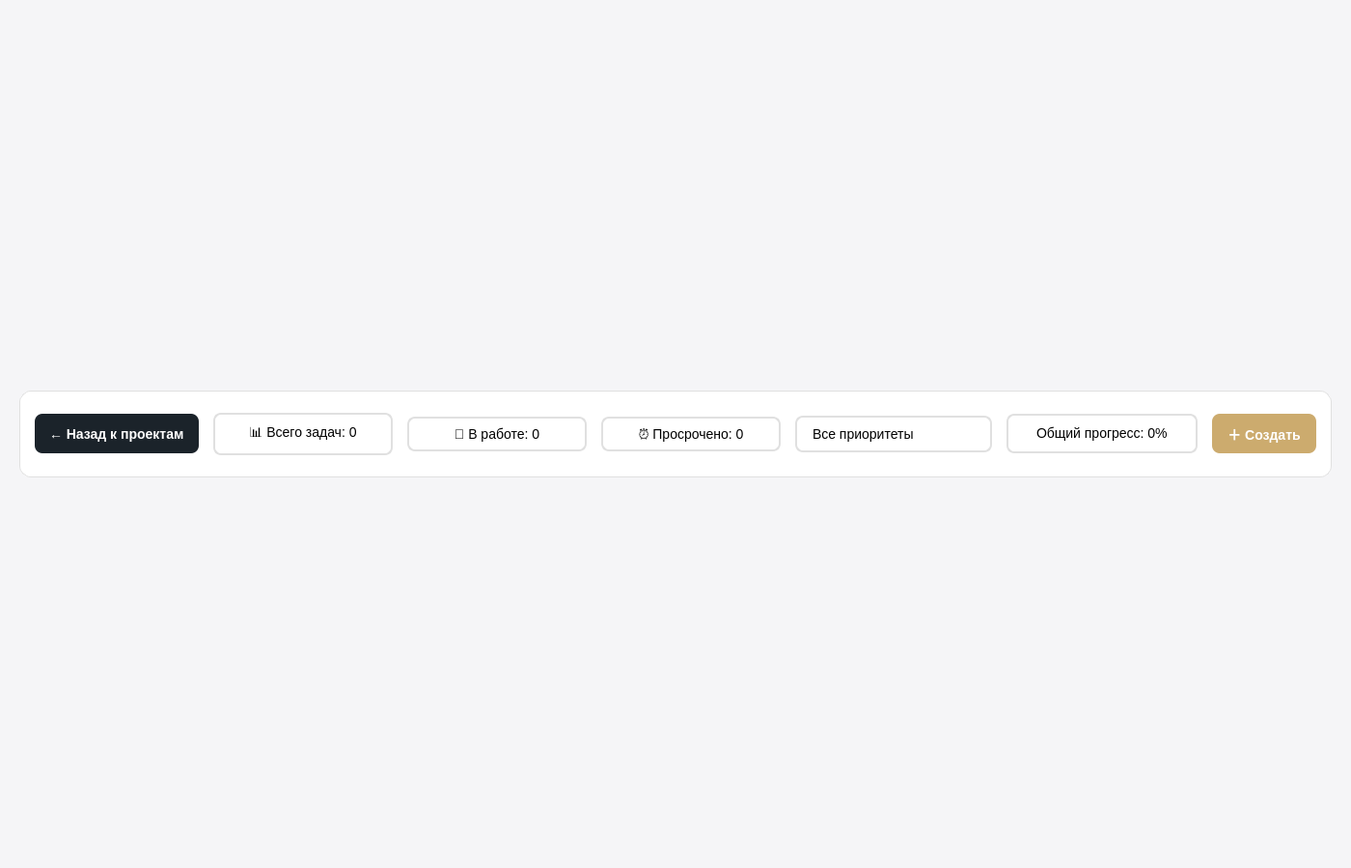
<?xml version="1.0" encoding="UTF-8"?>
<ui version="4.0">
 <class>OthersTasksPage</class>
 <widget class="QWidget" name="OthersTasksPage">
  <property name="geometry">
   <rect>
    <x>0</x>
    <y>0</y>
    <width>1400</width>
    <height>900</height>
   </rect>
  </property>
  <property name="styleSheet">
   <string notr="true">QWidget {
    background-color: #F5F5F7;
    font-family: 'Segoe UI', Arial, sans-serif;
}</string>
  </property>
  <layout class="QVBoxLayout" name="mainLayout">
   <property name="spacing">
    <number>15</number>
   </property>
   <property name="leftMargin">
    <number>20</number>
   </property>
   <property name="topMargin">
    <number>20</number>
   </property>
   <property name="rightMargin">
    <number>20</number>
   </property>
   <property name="bottomMargin">
    <number>20</number>
   </property>
   <item>
    <widget class="QFrame" name="controlPanel">
     <property name="maximumSize">
      <size>
       <width>16777215</width>
       <height>90</height>
      </size>
     </property>
     <property name="styleSheet">
      <string notr="true">QFrame {
    background-color: white;
    border-radius: 12px;
    border: 1px solid #E0E0E0;
}</string>
     </property>
     <layout class="QHBoxLayout" name="controlLayout">
      <property name="spacing">
       <number>15</number>
      </property>
      <property name="leftMargin">
       <number>15</number>
      </property>
      <property name="topMargin">
       <number>15</number>
      </property>
      <property name="rightMargin">
       <number>15</number>
      </property>
      <property name="bottomMargin">
       <number>15</number>
      </property>
      <item>
       <widget class="QPushButton" name="back_button">
        <property name="minimumSize">
         <size>
          <width>0</width>
          <height>41</height>
         </size>
        </property>
        <property name="maximumSize">
         <size>
          <width>230</width>
          <height>41</height>
         </size>
        </property>
        <property name="styleSheet">
         <string notr="true">QPushButton {
    background-color: #1B232A;
    color: white;
    border: none;
    border-radius: 8px;
    padding: 10px 15px;
    font-size: 14px;
    font-weight: bold;
    text-align: left;
    max-width: 200px;
}
QPushButton:hover {
    background-color: #D9D9D6;
    color: black;
}</string>
        </property>
        <property name="text">
         <string>← Назад к проектам</string>
        </property>
       </widget>
      </item>
      <item alignment="Qt::AlignVCenter">
       <widget class="QLabel" name="totalTasksLabel">
        <property name="minimumSize">
         <size>
          <width>186</width>
          <height>0</height>
         </size>
        </property>
        <property name="styleSheet">
         <string notr="true">QLabel {
    border: 2px solid #E0E0E0;
    border-radius: 8px;
    padding: 8px 16px;
    font-size: 14px;
    background-color: white;
    min-width: 150px;
}
QLabel:hover {
    border: 2px solid #ccab6e;
}</string>
        </property>
        <property name="text">
         <string>📊 Всего задач: 0</string>
        </property>
        <property name="alignment">
         <set>Qt::AlignCenter</set>
        </property>
       </widget>
      </item>
      <item alignment="Qt::AlignVCenter">
       <widget class="QLabel" name="inProgressLabel">
        <property name="minimumSize">
         <size>
          <width>186</width>
          <height>0</height>
         </size>
        </property>
        <property name="styleSheet">
         <string notr="true">QLabel {
    border: 2px solid #E0E0E0;
    border-radius: 8px;
    padding: 8px 16px;
    font-size: 14px;
    background-color: white;
    min-width: 150px;
}
QLabel:hover {
    border: 2px solid #ccab6e;
}</string>
        </property>
        <property name="text">
         <string>🔧 В работе: 0</string>
        </property>
        <property name="alignment">
         <set>Qt::AlignCenter</set>
        </property>
       </widget>
      </item>
      <item alignment="Qt::AlignVCenter">
       <widget class="QLabel" name="overdueTasksLabel">
        <property name="minimumSize">
         <size>
          <width>186</width>
          <height>0</height>
         </size>
        </property>
        <property name="styleSheet">
         <string notr="true">QLabel {
    border: 2px solid #E0E0E0;
    border-radius: 8px;
    padding: 8px 16px;
    font-size: 14px;
    background-color: white;
    min-width: 150px;
}
QLabel:hover {
    border: 2px solid #ccab6e;
}</string>
        </property>
        <property name="text">
         <string>⏰ Просрочено: 0</string>
        </property>
        <property name="alignment">
         <set>Qt::AlignCenter</set>
        </property>
       </widget>
      </item>
      <item alignment="Qt::AlignVCenter">
       <widget class="QComboBox" name="priorityFilter">
        <property name="styleSheet">
         <string notr="true">QComboBox {
    border: 2px solid #E0E0E0;
    border-radius: 8px;
    padding: 8px 16px;
    font-size: 14px;
    background-color: white;
    min-width: 150px;
}
QComboBox:hover {
    border: 2px solid #ccab6e;
}
QComboBox::drop-down {
    border: none;
}</string>
        </property>
        <item>
         <property name="text">
          <string>Все приоритеты</string>
         </property>
        </item>
        <item>
         <property name="text">
          <string>Высокий</string>
         </property>
        </item>
        <item>
         <property name="text">
          <string>Средний</string>
         </property>
        </item>
        <item>
         <property name="text">
          <string>Низкий</string>
         </property>
        </item>
       </widget>
      </item>
      <item alignment="Qt::AlignVCenter">
       <widget class="QProgressBar" name="overallProgress">
        <property name="sizePolicy">
         <sizepolicy hsizetype="Expanding" vsizetype="Fixed">
          <horstretch>1</horstretch>
          <verstretch>0</verstretch>
         </sizepolicy>
        </property>
        <property name="minimumSize">
         <size>
          <width>0</width>
          <height>41</height>
         </size>
        </property>
        <property name="maximumSize">
         <size>
          <width>16777215</width>
          <height>41</height>
         </size>
        </property>
        <property name="styleSheet">
         <string notr="true">QProgressBar {
    border: 2px solid #E0E0E0;
    border-radius: 8px;
    text-align: center;
    background-color: white;
    font-size: 14px;
}
QProgressBar:hover {
    border: 2px solid #ccab6e;
}
QProgressBar::chunk {
    background-color: #D22730;
    border-radius: 8px;
}</string>
        </property>
        <property name="value">
         <number>0</number>
        </property>
        <property name="textVisible">
         <bool>true</bool>
        </property>
        <property name="format">
         <string>Общий прогресс: %p%</string>
        </property>
       </widget>
      </item>
      <item alignment="Qt::AlignVCenter">
       <widget class="QPushButton" name="btnCreateTask">
        <property name="minimumSize">
         <size>
          <width>100</width>
          <height>41</height>
         </size>
        </property>
        <property name="maximumSize">
         <size>
          <width>16777215</width>
          <height>41</height>
         </size>
        </property>
        <property name="styleSheet">
         <string notr="true">QPushButton {
    background-color: #ccab6e;
    color: white;
    border: none;
    border-radius: 8px;
    padding: 8px 16px;
    font-weight: bold;
    font-size: 14px;
}
QPushButton:hover {
    background-color: #998664;
}
QPushButton:pressed {
    background-color: #7a6a50;
}</string>
        </property>
        <property name="text">
         <string>＋ Создать</string>
        </property>
       </widget>
      </item>
     </layout>
    </widget>
   </item>
   <item>
    <layout class="QHBoxLayout" name="kanbanLayout">
     <property name="spacing">
      <number>15</number>
     </property>
    </layout>
   </item>
  </layout>
 </widget>
 <resources/>
 <connections/>
</ui>
